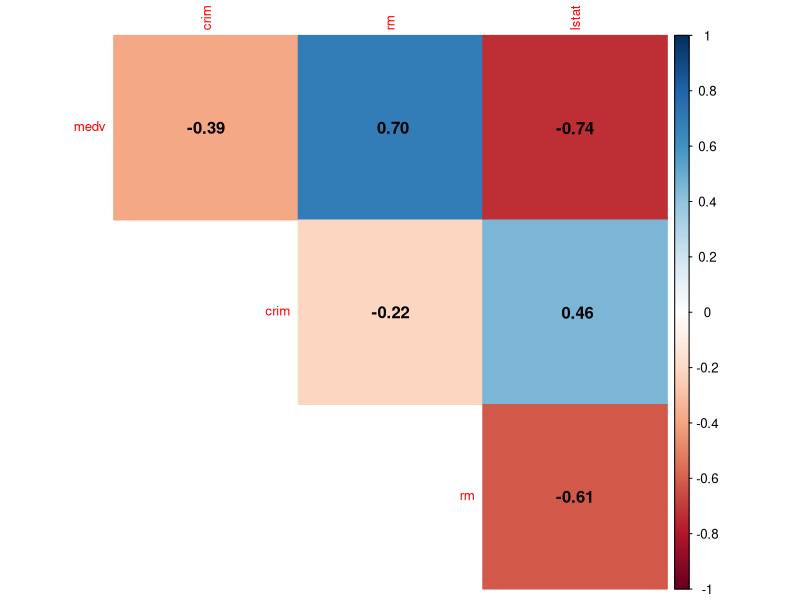
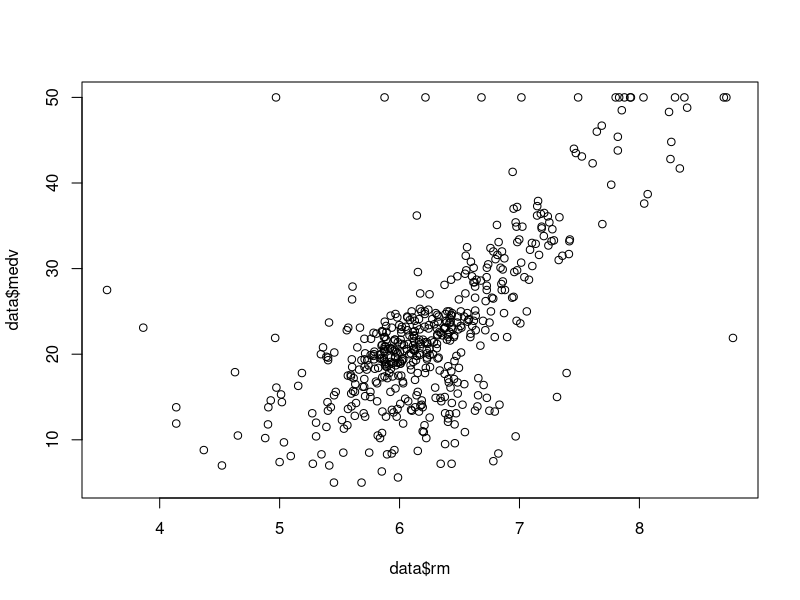
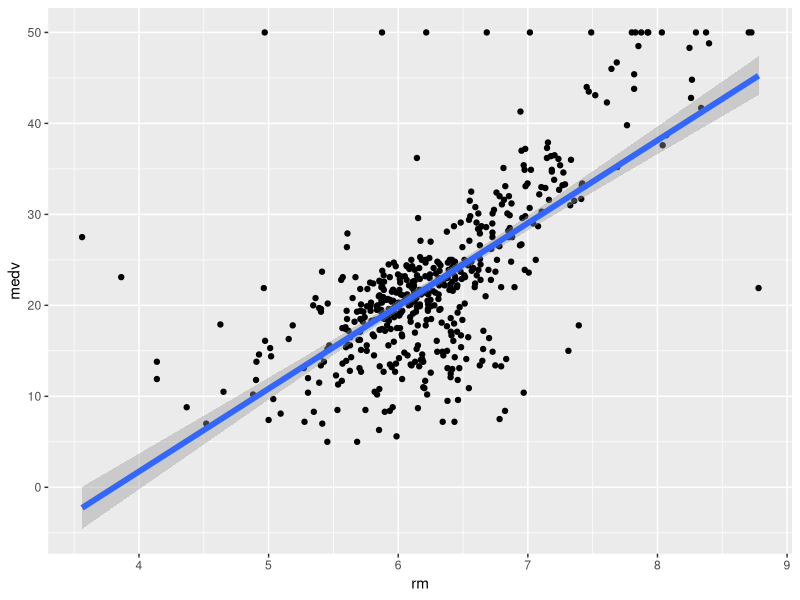

Write R code to recreate these figures, in order.
## ---- chunk 1

library("MASS") # To import a dataset
library("corrplot") # To do correlation analysis
library("ggplot2") # To visualize data
## ---- chunk 2

# Code to load data into R
data <- Boston[,c(14, 1, 6,13)]
head(data)
## ---- chunk 3
# Code to do a correlation analysis
corrplot(cor(data), method="color", type="upper", tl.cex = 0.8, cl.cex = 0.8, order="original",
         # Add correlation coefficents
         addCoef.col = "black",
         # hide correlation coefficient on the principal diagonal
         diag=FALSE) 
         
## ---- chunk 4
# To do simple plots in R
plot(data$rm,  data$medv)
## ---- chunk 5
# To do more advanced plots in R with ggplot2
q <- ggplot(data, aes(x = rm, y = medv)) + geom_point()
# Adding the regression line
q + geom_smooth(method = "lm",size = 2 )
## ---- chunk 6
# To run a simple regression
model1 <- lm(medv ~ rm, data=data)
# To visualize the result from the regression model1
summary(model1)
